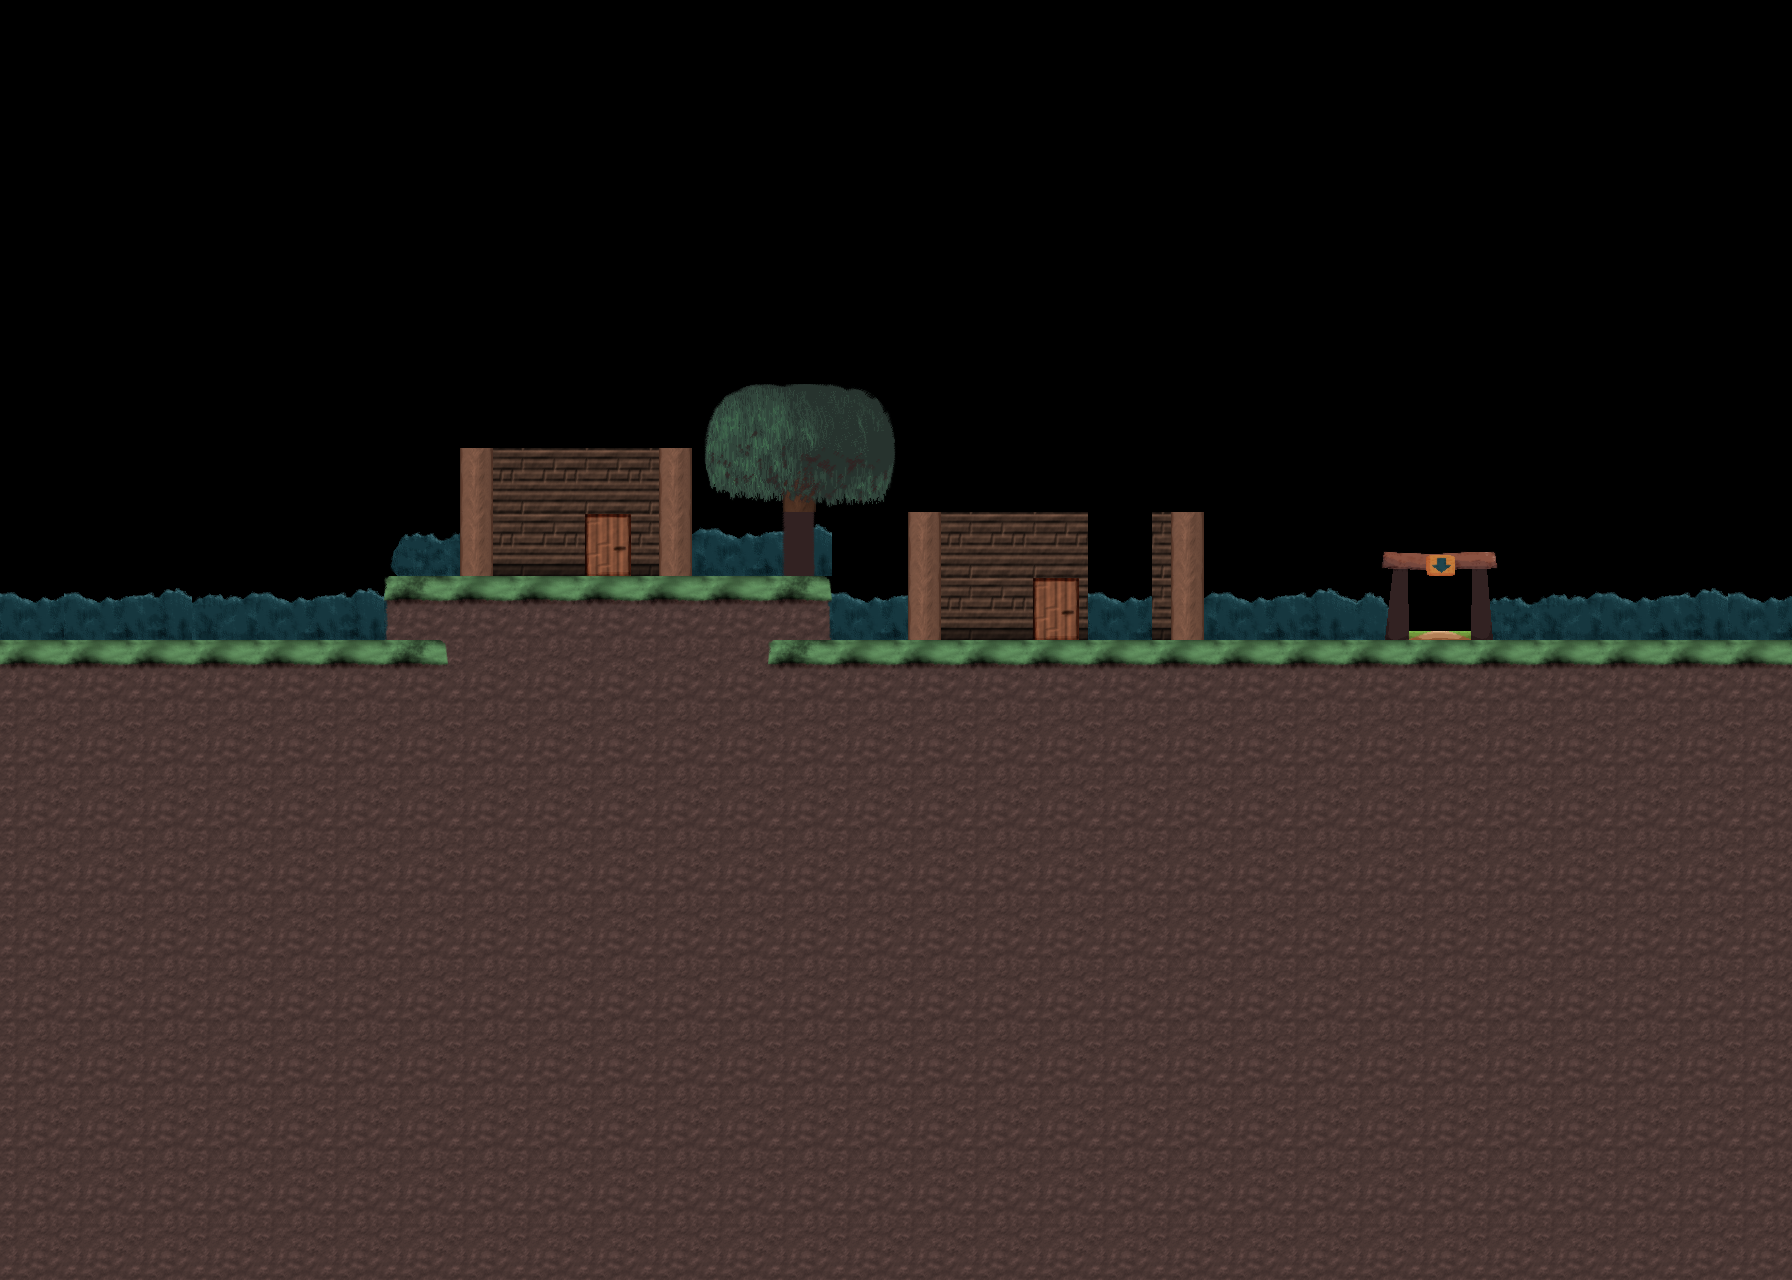

Below is a game level as drawn by its tile map, then a one-line description and the .tmx file that defines it, in full:
An orthogonal 28x20 tile map with 64x64 px tiles, 3 tile layers (bg, ground, passable) and 4 objects (2x 0, 2, spawn).

<map version="2017.05.16" orientation="orthogonal" renderorder="right-down" width="28" height="20" tilewidth="64" tileheight="64" nextobjectid="6">
 <tileset firstgid="1" name="forest-tile" tilewidth="64" tileheight="64" tilecount="50" columns="10">
  <image source="../img/tilesets/forest-tile.png" width="640" height="320" />
  <tile id="20">
   <objectgroup draworder="index" />
  </tile>
 </tileset>
 <layer name="bg" width="28" height="20">
  <data encoding="csv">
0,0,0,0,0,0,0,0,0,0,0,0,0,0,0,0,0,0,0,0,0,0,0,0,0,0,0,0,
0,0,0,0,0,0,0,0,0,0,0,0,0,0,0,0,0,0,0,0,0,0,0,0,0,0,0,0,
0,0,0,0,0,0,0,0,0,0,0,0,0,0,0,0,0,0,0,0,0,0,0,0,0,0,0,0,
0,0,0,0,0,0,0,0,0,0,0,0,0,0,0,0,0,0,0,0,0,0,0,0,0,0,0,0,
0,0,0,0,0,0,0,0,0,0,0,0,0,0,0,0,0,0,0,0,0,0,0,0,0,0,0,0,
0,0,0,0,0,0,0,0,0,0,0,0,0,0,0,0,0,0,0,0,0,0,0,0,0,0,0,0,
0,0,0,0,0,0,0,0,0,0,0,0,0,0,0,0,0,0,0,0,0,0,0,0,0,0,0,0,
0,0,0,0,0,0,0,0,0,0,0,0,0,0,0,0,0,0,0,0,0,0,0,0,0,0,0,0,
0,0,0,0,0,0,21,22,23,23,22,23,24,0,0,0,0,0,0,0,0,0,0,0,0,0,0,0,
23,23,24,22,23,24,23,0,0,0,0,0,22,23,24,23,22,23,22,23,24,25,0,21,22,23,24,23,
0,0,0,0,0,0,11,0,0,0,0,0,11,0,0,0,0,0,0,0,0,0,0,0,0,0,0,0,
0,0,0,0,0,0,0,0,0,0,0,0,0,0,0,0,0,0,0,0,0,0,0,0,0,0,0,0,
0,0,0,0,0,0,0,0,0,0,0,0,0,0,0,0,0,0,0,0,0,0,0,0,0,0,0,0,
0,0,0,0,0,0,0,0,0,0,0,0,0,0,0,0,0,0,0,0,0,0,0,0,0,0,0,0,
0,0,0,0,0,0,0,0,0,0,0,0,0,0,0,0,0,0,0,0,0,0,0,0,0,0,0,0,
0,0,0,0,0,0,0,0,0,0,0,0,0,0,0,0,0,0,0,0,0,0,0,0,0,0,0,0,
0,0,0,0,0,0,0,0,0,0,0,0,0,0,0,0,0,0,0,0,0,0,0,0,0,0,0,0,
0,0,0,0,0,0,0,0,0,0,0,0,0,0,0,0,0,0,0,0,0,0,0,0,0,0,0,0,
0,0,0,0,0,0,0,0,0,0,0,0,0,0,0,0,0,0,0,0,0,0,0,0,0,0,0,0,
0,0,0,0,0,0,0,0,0,0,0,0,0,0,0,0,0,0,0,0,0,0,0,0,0,0,0,0
</data>
 </layer>
 <layer name="ground" width="28" height="20">
  <data encoding="csv">
0,0,0,0,0,0,0,0,0,0,0,0,0,0,0,0,0,0,0,0,0,0,0,0,0,0,0,0,
0,0,0,0,0,0,0,0,0,0,0,0,0,0,0,0,0,0,0,0,0,0,0,0,0,0,0,0,
0,0,0,0,0,0,0,0,0,0,0,0,0,0,0,0,0,0,0,0,0,0,0,0,0,0,0,0,
0,0,0,0,0,0,0,0,0,0,0,0,0,0,0,0,0,0,0,0,0,0,0,0,0,0,0,0,
0,0,0,0,0,0,0,0,0,0,0,0,0,0,0,0,0,0,0,0,0,0,0,0,0,0,0,0,
0,0,0,0,0,0,0,0,0,0,0,0,0,0,0,0,0,0,0,0,0,0,0,0,0,0,0,0,
0,0,0,0,0,0,0,0,0,0,0,0,0,0,0,0,0,0,0,0,0,0,0,0,0,0,0,0,
0,0,0,0,0,0,0,0,0,0,0,0,0,0,0,0,0,0,0,0,0,0,0,0,0,0,0,0,
0,0,0,0,0,0,0,0,0,0,0,0,0,0,0,0,0,0,0,0,0,0,0,0,0,0,0,0,
0,0,0,0,0,0,31,1,1,1,1,1,32,0,0,0,0,0,0,0,0,0,0,0,0,0,0,0,
1,1,1,1,1,1,32,11,11,11,11,11,31,1,1,1,1,1,1,1,1,1,1,1,1,1,1,1,
11,11,11,11,11,11,11,11,11,11,11,11,11,11,11,11,11,11,11,11,11,11,11,11,11,11,11,11,
11,11,11,11,11,11,11,11,11,11,11,11,11,11,11,11,11,11,11,11,11,11,11,11,11,11,11,11,
11,11,11,11,11,11,11,11,11,11,11,11,11,11,11,11,11,11,11,11,11,11,11,11,11,11,11,11,
11,11,11,11,11,11,11,11,11,11,11,11,11,11,11,11,11,11,11,11,11,11,11,11,11,11,11,11,
11,11,11,11,11,11,11,11,11,11,11,11,11,11,11,11,11,11,11,11,11,11,11,11,11,11,11,11,
11,11,11,11,11,11,11,11,11,11,11,11,11,11,11,11,11,11,11,11,11,11,11,11,11,11,11,11,
11,11,11,11,11,11,11,11,11,11,11,11,11,11,11,11,11,11,11,11,11,11,11,11,11,11,11,11,
11,11,11,11,11,11,11,11,11,11,11,11,11,11,11,11,11,11,11,11,11,11,11,11,11,11,11,11,
11,11,11,11,11,11,11,11,11,11,11,11,11,11,11,11,11,11,11,11,11,11,11,11,11,11,11,11
</data>
 </layer>
 <layer name="passable" width="28" height="20">
  <data encoding="csv">
0,0,0,0,0,0,0,0,0,0,0,0,0,0,0,0,0,0,0,0,0,0,0,0,0,0,0,0,
0,0,0,0,0,0,0,0,0,0,0,0,0,0,0,0,0,0,0,0,0,0,0,0,0,0,0,0,
0,0,0,0,0,0,0,0,0,0,0,0,0,0,0,0,0,0,0,0,0,0,0,0,0,0,0,0,
0,0,0,0,0,0,0,0,0,0,0,0,0,0,0,0,0,0,0,0,0,0,0,0,0,0,0,0,
0,0,0,0,0,0,0,0,0,0,0,0,0,0,0,0,0,0,0,0,0,0,0,0,0,0,0,0,
0,0,0,0,0,0,0,0,0,0,0,0,0,0,0,0,0,0,0,0,0,0,0,0,0,0,0,0,
0,0,0,0,0,0,0,0,0,0,0,33,34,35,0,0,0,0,0,0,0,0,0,0,0,0,0,0,
0,0,0,0,0,0,0,16,17,18,20,43,36,45,0,0,0,0,0,0,0,0,0,0,0,0,0,0,
0,0,0,0,0,0,0,26,27,28,30,0,46,0,16,17,18,19,20,0,0,3,4,5,0,0,0,0,
0,0,0,0,0,0,0,0,0,0,0,0,0,0,26,27,28,29,30,0,0,13,14,15,0,0,0,0,
0,0,0,0,0,0,0,0,0,0,0,0,0,0,0,0,0,0,0,0,0,0,0,0,0,0,0,0,
0,0,0,0,0,0,0,0,0,0,0,0,0,0,0,0,0,0,0,0,0,0,0,0,0,0,0,0,
0,0,0,0,0,0,0,0,0,0,0,0,0,0,0,0,0,0,0,0,0,0,0,0,0,0,0,0,
0,0,0,0,0,0,0,0,0,0,0,0,0,0,0,0,0,0,0,0,0,0,0,0,0,0,0,0,
0,0,0,0,0,0,0,0,0,0,0,0,0,0,0,0,0,0,0,0,0,0,0,0,0,0,0,0,
0,0,0,0,0,0,0,0,0,0,0,0,0,0,0,0,0,0,0,0,0,0,0,0,0,0,0,0,
0,0,0,0,0,0,0,0,0,0,0,0,0,0,0,0,0,0,0,0,0,0,0,0,0,0,0,0,
0,0,0,0,0,0,0,0,0,0,0,0,0,0,0,0,0,0,0,0,0,0,0,0,0,0,0,0,
0,0,0,0,0,0,0,0,0,0,0,0,0,0,0,0,0,0,0,0,0,0,0,0,0,0,0,0,
0,0,0,0,0,0,0,0,0,0,0,0,0,0,0,0,0,0,0,0,0,0,0,0,0,0,0,0
</data>
 </layer>
 <objectgroup name="edges">
  <object id="1" name="oworld" type="0" x="1728" y="0" width="64" height="768" />
  <object id="2" name="oworld" type="0" x="0" y="0" width="64" height="768" />
 </objectgroup>
 <objectgroup name="doors">
  <object id="5" name="kevn2" type="2" x="1408" y="576" width="64" height="64" />
 </objectgroup>
 <objectgroup name="spawn">
  <object id="3" name="spawn" x="128" y="576" width="64" height="64" />
 </objectgroup>
</map>